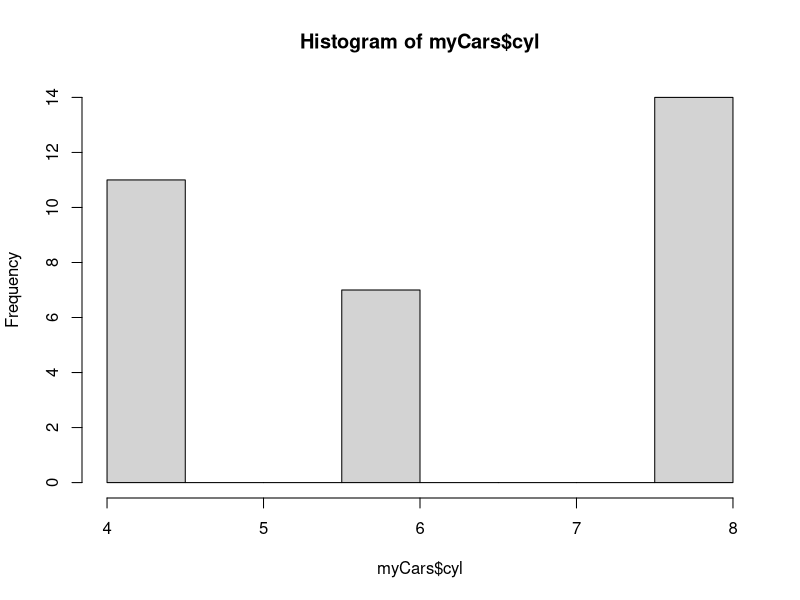
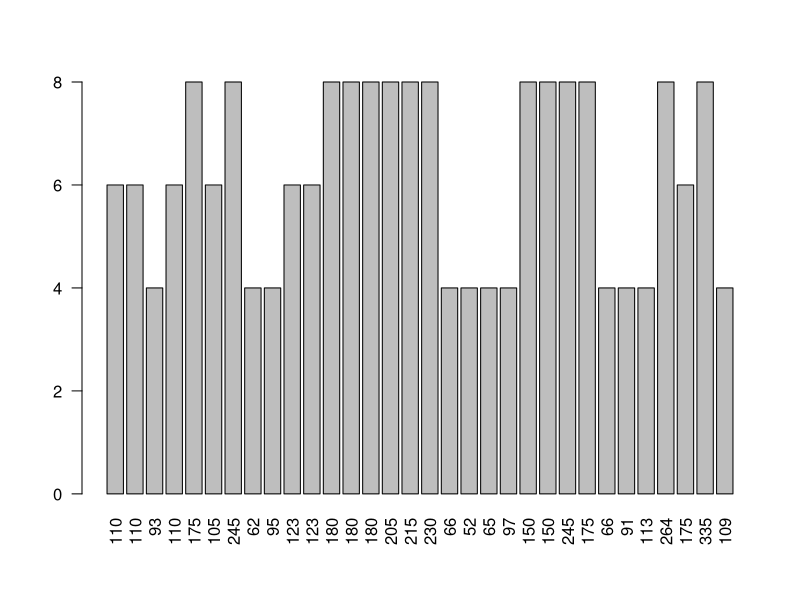

The R source for these figures, in order: (Note: this script raises an error after producing the figures.)
#******************** Week 6 Asynch Work ********************
# create a dataframe to work with
myCars <- mtcars
str(mtcars) # understand what we're working with
summary(myCars)
View(myCars)

#******************* Practicing with visualizations ********************
hist(myCars$cyl) # look at distribution of cars by cylinder count

barplot(mtcars$cyl, names.arg = myCars$hp, las = 2) #barplot of number of cylinders by horsepower

EnsurePackage("ggplot2") # check for ggplot2 package / install with EnsurePackage function you created in EnsurePackage file

# build a histogram with layers in ggplot2
g <- ggplot(myCars, aes(x=cyl)) # this creates a ggplot where we use the myCars dataframe, with x-axis as the cylinders
g <- g + geom_histogram(binwidth=1, color="black", fill="white") #states we're using a histogram with white bars outlined in black
g <- g + ggtitle("cars cylinders histogram") # finally, we add a title to our visual
g

# we can also "see" our cylinder distribution using a boxplot
ggplot(myCars,aes(x=factor(0),cyl)) + geom_boxplot()

# put cars into two groups - high hp and low hp and create boxplot
myCars$hpCategory <- ifelse(myCars$hp > 123, "high", "low") # create a new column in the df based on high hp > the median, else low
g <- ggplot(myCars,aes(x=factor(hpCategory),hp)) 
g <- g + geom_boxplot() + coord_flip() # coord_flip will rotate the plot by 90 degrees
g <- g + ggtitle('HP Grouped by Low or High Value')
g

# practice with ggplot2 line charts & bar charts - let's look at hp of cars by cylinder
g <- ggplot(myCars,aes(x=reorder(myCars$hp,cyl),y=cyl,group=1)) # rotate the hp levels so we can easily read
g <- g + geom_line() # create the line chart
g <- g + theme(axis.text.x = element_text(angle = 90, hjust = 1))
g

g <- ggplot(myCars,aes(x=reorder(myCars$hp,cyl),y=cyl,group=1)) # rotate the hp levels so we can easily read
g <- g + geom_col() # create the bar chart
g <- g + theme(axis.text.x = element_text(angle = 90, hjust = 1))
g

# let's make a bar chart where the color of the bar represents the hp category
g <- ggplot(myCars,aes(x=reorder(hp,cyl), y=cyl,fill=hpCategory))
g <- g + geom_col()
g <- g + theme(axis.text.x = element_text(angle = 90, hjust = 1))
g

# let's practice with scatterplots
g <- ggplot(myCars, aes(x=cyl,y=wt)) # plot cylinders on x, weight on y
g <- g + geom_point(aes(size=hp,color=hp)) # create the plot with the points colored & sized by horsepower
g

g + geom_text(aes(label=mpg), size=4) # add text to show mpg of the cars
g + geom_text(aes(label=mpg),size=4, hjust=1,vjust=-1) # move the text to clean the image up a bit
# chart is still ugly -> clean it up some more
# first define "key" (high hp cars, with high mpg) to look at
minhp <- 250
minmpg <- median(myCars$mpg)
# we define a new column ‘keycar’ to be true if that car fits our defined criteria of hp and mpg
myCars$keycar <- myCars$hp > minhp & myCars$mpg > minmpg
# create three buckets for our visualizations, and add commas for ease of visual
minLabel <- format(min(myCars$hp),big.mark=",", trim=TRUE)
maxLabel <- format(max(myCars$hp),big.mark=",", trim=TRUE)
medianLabel <- format(median(myCars$hp),big.mark=",", trim=TRUE)
# create the plot calling the format bins from above
g <- ggplot(myCars, aes(x=mpg,y=hp))
g <- g + geom_point(aes(size=cyl,color=cyl, shape=keycar))
g <- g + geom_text(data=myCars[myCars$mpg > minmpg & myCars$hp > minhp,],aes(label=cyl, hjust=1, vjust=-1))
g + scale_color_continuous(name="Car",breaks = with(myCars,c(min(hp),median(hp),max(hp))),labels = c(minLabel, medianLabel, maxLabel),low = "white",high = "black")

#******************* More practice with visualizations ********************
# Let's create a mock set of values to play with
timeToSF <- c(4,4.5,3.5,5,4,4.2)
timeToSFWeek2 <- c(4.5,5,3.8,5.2,4.6,4.3)
day <- c("mon","tues","wed","thurs","fri","sat")
week1 <- c(1,1,1,1,1,1)
week2 <- c(2,2,2,2,2,2)
time <- c(timeToSF,timeToSFWeek2)
week <- as.factor(c(week1,week2))
dayOfWeek <- c(day,day)
# then let's bring it all together as a data frame
dfTravelTime <- data.frame(day,timeToSF,timeToSFWeek2)
dfTravelTime
# now we'll plot it in a line chart
ggplot(dfTravelTime, aes(x=day,y=timeToSF,group=1)) + geom_line() # create simple line chart
g <- ggplot(dfTravelTime, aes(x=day,y=timeToSF,group=1)) + geom_line(color = "red", linetype="dashed", size=1.5) #create same chart but format it a bit
g
g + geom_point() #add a layer of data points to the chart
g + geom_point(color="blue",size=4) #change the color and size of the points on the chart
g + geom_point(color="blue",size=4) + ylab("time to SF (in hours)") #add a label to the y axis

# let's make a new dataframe to play with
df <- data.frame(dayOfWeek, time, week)
df
g <- ggplot(df,aes(x=dayOfWeek,group=week,color=week)) + geom_line(aes(y=time)) # line chart showing various travel time on day of week compared to each week
g
g <- g + ylab("Time to SF (in hours)") + ggtitle("Comparing Weekly Travel Time To SF") # label y-axis, and give chart a title
g

#******************* Even more practice with Bar & Scatter Plots ********************
ggplot(mtcars,aes(x=factor(0),mpg)) + geom_boxplot() #view of the distribution w/ factor(0) to see all MPGs together
ggplot(mtcars,aes(group=cyl,x=cyl,mpg)) + geom_boxplot() #view of the distribution of mpg groupd by cylinder

ggplot(mtcars,aes(x=cyl)) + geom_bar() #this is basically just a histogram

car.names <- rownames(myCars) #get the names of the cars in our myCars dataframe
car.names

g <- ggplot(myCars,aes(x=car.names,y=wt)) + geom_bar(stat="identity") #bar chart of the cars w/ name on x-axis and weight on y-axis
g

g <- g + theme(axis.text.x=element_text(angle=90,hjust=1)) #format the x-axis so we can actually read the car names
g

g <- g + ggtitle("My Car Weight Chart") #give our chart a nice little title
g

g <- ggplot(myCars,aes(x=cyl,fill=factor(gear))) + geom_bar() #histogram (again) of the cylinders, but showing underlying data of how many gears
g

g <- ggplot(myCars,aes(x=cyl,fill=factor(gear))) + geom_bar(position="dodge") #same histograme as last code, but not stacked so easier to compare the gears
g

g <- ggplot(myCars,aes(x=mpg,y=wt)) + geom_point() #scatter plot of wt and mpg in myCars dataframe
g

g <- ggplot(myCars,aes(x=mpg,y=wt)) + geom_point(aes(size=qsec)) #same plot, but this time points are sized based on the qsec var (quarter mile speed of each car)
g

g <- ggplot(myCars,aes(x=mpg,y=wt)) + geom_point(aes(size=qsec, color=qsec)) #same thing again, with size and color based on the speed
g
#now let's add our car names to the dots
g <- g + geom_text(aes(label=car.names),size=3)
g  

g <- ggplot(myCars,aes(x=mpg, y=car.names)) + geom_point(size=3) #chart of car names with MPG plotted on x-axis
g  

g <- ggplot(myCars,aes(x=mpg,y=reorder(car.names,mpg))) + geom_point(size=3) #same chart, but this time y-axis ordered by MPG
g
  
  
  
  
  